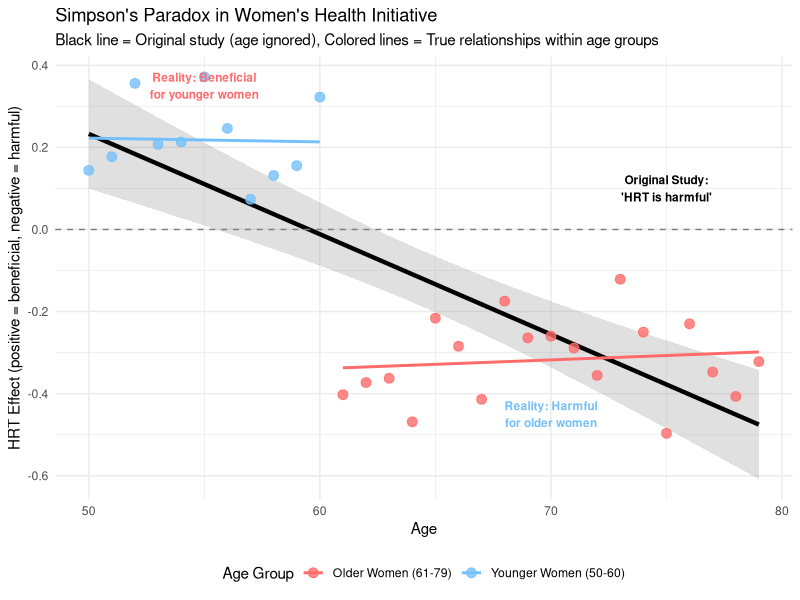

Recreate this plot in R.
# Recreate the original simulated data
library(ggplot2)
library(dplyr)

set.seed(123)  # For reproducible results
ages <- 50:79
hrt_effect <- ifelse(ages <= 60,
                    rnorm(length(ages[ages <= 60]), mean = 0.2, sd = 0.1),  # Beneficial for younger
                    rnorm(length(ages[ages > 60]), mean = -0.3, sd = 0.1))  # Harmful for older

whi_demo <- data.frame(
  Age = ages,
  HRT_Effect = hrt_effect,
  Age_Group = ifelse(ages <= 60, "Younger Women (50-60)", "Older Women (61-79)")
)

# Create the plot showing Simpson's Paradox
p_paradox <- ggplot(whi_demo, aes(x = Age, y = HRT_Effect)) +
  # Overall regression line (ignoring age groups) - this is what the original study saw
  geom_smooth(method = "lm", se = TRUE, color = "black", size = 1.5,
              linetype = "solid", alpha = 0.3) +
  # Points colored by age group
  geom_point(aes(color = Age_Group), size = 3, alpha = 0.8) +
  # Individual regression lines for each age group
  geom_smooth(aes(color = Age_Group), method = "lm", se = FALSE, size = 1) +
  geom_hline(yintercept = 0, linetype = "dashed", color = "gray50") +
  scale_color_manual(values = c("#FF6B6B", "#74C0FC")) +
  labs(title = "Simpson's Paradox in Women's Health Initiative",
       subtitle = "Black line = Original study (age ignored), Colored lines = True relationships within age groups",
       x = "Age",
       y = "HRT Effect (positive = beneficial, negative = harmful)",
       color = "Age Group") +
  annotate("text", x = 75, y = 0.1, label = "Original Study:\n'HRT is harmful'",
           fontface = "bold", color = "black", size = 3) +
  annotate("text", x = 55, y = 0.35, label = "Reality: Beneficial\nfor younger women",
           fontface = "bold", color = "#FF6B6B", size = 3) +
  annotate("text", x = 70, y = -0.45, label = "Reality: Harmful\nfor older women",
           fontface = "bold", color = "#74C0FC", size = 3) +
  theme_minimal() +
  theme(legend.position = "bottom")

print(p_paradox)

# Calculate the overall regression when age is ignored
overall_model <- lm(HRT_Effect ~ Age, data = whi_demo)
overall_slope <- coef(overall_model)[2]
overall_intercept <- coef(overall_model)[1]

# Calculate regression within each age group
younger_model <- lm(HRT_Effect ~ Age, data = whi_demo[whi_demo$Age <= 60, ])
older_model <- lm(HRT_Effect ~ Age, data = whi_demo[whi_demo$Age > 60, ])

# Summary table showing the paradox
paradox_summary <- data.frame(
  Analysis = c("Original Study (Age Ignored)", "Younger Women Only (50-60)", "Older Women Only (61-79)"),
  Sample_Size = c(nrow(whi_demo),
                  sum(whi_demo$Age <= 60),
                  sum(whi_demo$Age > 60)),
  Mean_Effect = c(round(mean(whi_demo$HRT_Effect), 3),
                  round(mean(whi_demo$HRT_Effect[whi_demo$Age <= 60]), 3),
                  round(mean(whi_demo$HRT_Effect[whi_demo$Age > 60]), 3)),
  Slope = c(round(overall_slope, 4),
            round(coef(younger_model)[2], 4),
            round(coef(older_model)[2], 4)),
  Conclusion = c("HRT appears harmful overall",
                 "HRT beneficial for younger women",
                 "HRT harmful for older women"),
  stringsAsFactors = FALSE
)

print("Simpson's Paradox Summary:")
print(paradox_summary)

# The key insight:
cat("\n=== THE PARADOX EXPLAINED ===\n")
cat("Overall slope (ignoring age):", round(overall_slope, 4), "\n")
cat("This suggests HRT effect", ifelse(overall_slope > 0, "improves", "worsens"), "with age\n")
cat("But within each age group, the relationship may be different!\n\n")

cat("Why this happens:\n")
cat("- More older women (", sum(whi_demo$Age > 60), ") than younger women (", sum(whi_demo$Age <= 60), ") in study\n")
cat("- Older women have much worse outcomes (mean effect:", round(mean(whi_demo$HRT_Effect[whi_demo$Age > 60]), 3), ")\n")
cat("- This dominates the overall trend, masking the beneficial effect in younger women\n")
